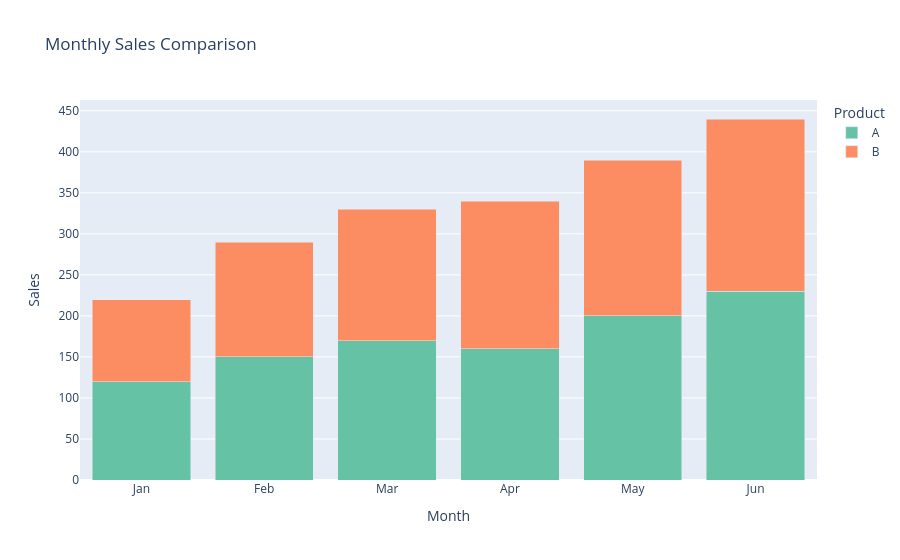

Notebook code for this chart:
### Markdown cell above
#### Plotly

### Code cell
import plotly.express as px
import pandas as pd

# Sample Data
df = pd.DataFrame({
    "Month": ["Jan","Jan","Feb","Feb","Mar","Mar",
              "Apr","Apr","May","May","Jun","Jun"],
    "Product": ["A","B"]*6,
    "Sales": [120,100,150,140,170,160,160,180,200,190,230,210]
})

fig = px.bar(
    df,
    x="Month",
    y="Sales",
    color="Product",
    barmode="stack",
    title="Monthly Sales Comparison",
    color_discrete_sequence=px.colors.qualitative.Set2
)

fig.show()

### Figure 1 — Plotly figure (JSON) as saved in the notebook; plotly's stock layout.template omitted (floating-point values rounded to 4 significant figures)
{"data": [{"hovertemplate": "Product=A<br>Month=%{x}<br>Sales=%{y}<extra></extra>", "legendgroup": "A", "marker": {"color": "rgb(102,194,165)", "pattern": {"shape": ""}}, "name": "A", "orientation": "v", "showlegend": true, "textposition": "auto", "type": "bar", "x": ["Jan", "Feb", "Mar", "Apr", "May", "Jun"], "xaxis": "x", "y": [120, 150, 170, 160, 200, 230], "yaxis": "y"}, {"hovertemplate": "Product=B<br>Month=%{x}<br>Sales=%{y}<extra></extra>", "legendgroup": "B", "marker": {"color": "rgb(252,141,98)", "pattern": {"shape": ""}}, "name": "B", "orientation": "v", "showlegend": true, "textposition": "auto", "type": "bar", "x": ["Jan", "Feb", "Mar", "Apr", "May", "Jun"], "xaxis": "x", "y": [100, 140, 160, 180, 190, 210], "yaxis": "y"}], "layout": {"barmode": "stack", "legend": {"title": {"text": "Product"}, "tracegroupgap": 0}, "title": {"text": "Monthly Sales Comparison"}, "xaxis": {"anchor": "y", "domain": [0, 1], "title": {"text": "Month"}}, "yaxis": {"anchor": "x", "domain": [0, 1], "title": {"text": "Sales"}}}}
